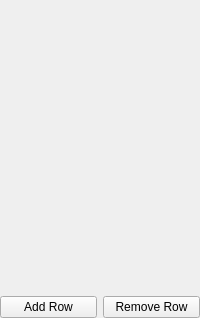
<?xml version="1.0" encoding="UTF-8"?>
<ui version="4.0">
 <class>dropTableEdit</class>
 <widget class="QWidget" name="dropTableEdit">
  <property name="geometry">
   <rect>
    <x>0</x>
    <y>0</y>
    <width>200</width>
    <height>318</height>
   </rect>
  </property>
  <property name="minimumSize">
   <size>
    <width>200</width>
    <height>0</height>
   </size>
  </property>
  <property name="maximumSize">
   <size>
    <width>200</width>
    <height>16777215</height>
   </size>
  </property>
  <property name="windowTitle">
   <string>Form</string>
  </property>
  <layout class="QGridLayout" name="gridLayout">
   <property name="leftMargin">
    <number>0</number>
   </property>
   <property name="topMargin">
    <number>0</number>
   </property>
   <property name="rightMargin">
    <number>0</number>
   </property>
   <property name="bottomMargin">
    <number>0</number>
   </property>
   <item row="1" column="0">
    <widget class="QPushButton" name="addRow">
     <property name="text">
      <string>Add Row</string>
     </property>
    </widget>
   </item>
   <item row="1" column="1">
    <widget class="QPushButton" name="removeRow">
     <property name="text">
      <string>Remove Row</string>
     </property>
    </widget>
   </item>
   <item row="0" column="0" colspan="2">
    <widget class="QWidget" name="widget" native="true"/>
   </item>
  </layout>
 </widget>
 <resources/>
 <connections/>
</ui>
